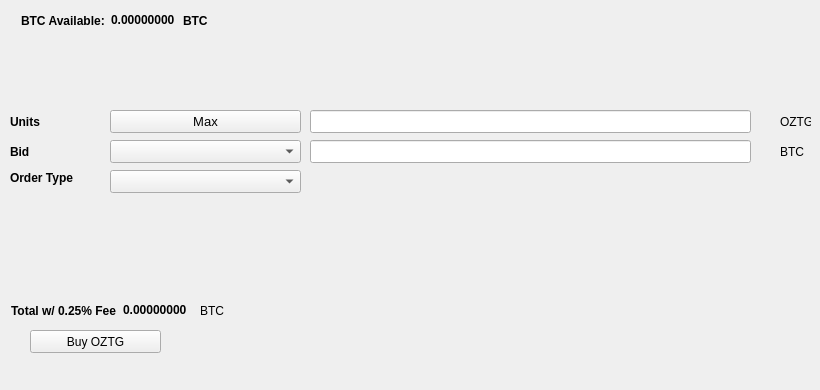
   <widget class="QWidget" name="BuyTab">
    <attribute name="title">
     <string>Buy</string>
    </attribute>
    <widget class="QPushButton" name="BuyOZTG">
     <property name="geometry">
      <rect>
       <x>30</x>
       <y>330</y>
       <width>131</width>
       <height>23</height>
      </rect>
     </property>
     <property name="text">
      <string>Buy OZTG</string>
     </property>
     <property name="icon">
      <iconset resource="../ozeety.qrc">
       <normaloff>:/icons/bitcoin</normaloff>:/icons/bitcoin</iconset>
     </property>
    </widget>
    <widget class="QLabel" name="label_3">
     <property name="geometry">
      <rect>
       <x>10</x>
       <y>110</y>
       <width>46</width>
       <height>23</height>
      </rect>
     </property>
     <property name="font">
      <font>
       <weight>75</weight>
       <bold>true</bold>
      </font>
     </property>
     <property name="text">
      <string>Units</string>
     </property>
    </widget>
    <widget class="QLineEdit" name="UnitsInput">
     <property name="geometry">
      <rect>
       <x>310</x>
       <y>110</y>
       <width>441</width>
       <height>23</height>
      </rect>
     </property>
     <property name="font">
      <font>
       <pointsize>9</pointsize>
       <weight>75</weight>
       <bold>true</bold>
      </font>
     </property>
    </widget>
    <widget class="QLineEdit" name="BuyBidPriceEdit">
     <property name="geometry">
      <rect>
       <x>310</x>
       <y>140</y>
       <width>441</width>
       <height>23</height>
      </rect>
     </property>
     <property name="font">
      <font>
       <pointsize>9</pointsize>
       <weight>75</weight>
       <bold>true</bold>
      </font>
     </property>
    </widget>
    <widget class="QLabel" name="label_4">
     <property name="geometry">
      <rect>
       <x>780</x>
       <y>110</y>
       <width>31</width>
       <height>23</height>
      </rect>
     </property>
     <property name="text">
      <string>OZTG</string>
     </property>
    </widget>
    <widget class="QLabel" name="label_5">
     <property name="geometry">
      <rect>
       <x>780</x>
       <y>140</y>
       <width>31</width>
       <height>23</height>
      </rect>
     </property>
     <property name="text">
      <string>BTC</string>
     </property>
    </widget>
    <widget class="QLabel" name="label_6">
     <property name="geometry">
      <rect>
       <x>10</x>
       <y>140</y>
       <width>46</width>
       <height>23</height>
      </rect>
     </property>
     <property name="font">
      <font>
       <weight>75</weight>
       <bold>true</bold>
      </font>
     </property>
     <property name="text">
      <string>Bid</string>
     </property>
    </widget>
    <widget class="QLabel" name="label_7">
     <property name="geometry">
      <rect>
       <x>10</x>
       <y>170</y>
       <width>91</width>
       <height>16</height>
      </rect>
     </property>
     <property name="font">
      <font>
       <weight>75</weight>
       <bold>true</bold>
      </font>
     </property>
     <property name="text">
      <string>Order Type</string>
     </property>
    </widget>
    <widget class="QPushButton" name="Buy_Max_Amount">
     <property name="geometry">
      <rect>
       <x>110</x>
       <y>110</y>
       <width>191</width>
       <height>23</height>
      </rect>
     </property>
     <property name="font">
      <font>
       <pointsize>10</pointsize>
      </font>
     </property>
     <property name="text">
      <string>Max</string>
     </property>
    </widget>
    <widget class="QComboBox" name="BuyBidcomboBox">
     <property name="geometry">
      <rect>
       <x>110</x>
       <y>140</y>
       <width>191</width>
       <height>23</height>
      </rect>
     </property>
     <property name="font">
      <font>
       <pointsize>10</pointsize>
      </font>
     </property>
    </widget>
    <widget class="QComboBox" name="buyOrdertypeCombo">
     <property name="geometry">
      <rect>
       <x>110</x>
       <y>170</y>
       <width>191</width>
       <height>23</height>
      </rect>
     </property>
     <property name="font">
      <font>
       <pointsize>10</pointsize>
      </font>
     </property>
    </widget>
    <widget class="QWidget" name="layoutWidget1">
     <property name="geometry">
      <rect>
       <x>21</x>
       <y>11</y>
       <width>227</width>
       <height>19</height>
      </rect>
     </property>
     <layout class="QHBoxLayout" name="horizontalLayout_3">
      <item>
       <widget class="QLabel" name="label232">
        <property name="font">
         <font>
          <weight>75</weight>
          <bold>true</bold>
         </font>
        </property>
        <property name="text">
         <string>BTC Available:</string>
        </property>
       </widget>
      </item>
      <item>
       <widget class="QLabel" name="BtcAvailableLbl">
        <property name="palette">
         <palette>
          <active>
           <colorrole role="WindowText">
            <brush brushstyle="SolidPattern">
             <color alpha="255">
              <red>0</red>
              <green>0</green>
              <blue>0</blue>
             </color>
            </brush>
           </colorrole>
           <colorrole role="Button">
            <brush brushstyle="SolidPattern">
             <color alpha="255">
              <red>0</red>
              <green>170</green>
              <blue>0</blue>
             </color>
            </brush>
           </colorrole>
           <colorrole role="Light">
            <brush brushstyle="SolidPattern">
             <color alpha="255">
              <red>0</red>
              <green>255</green>
              <blue>0</blue>
             </color>
            </brush>
           </colorrole>
           <colorrole role="Midlight">
            <brush brushstyle="SolidPattern">
             <color alpha="255">
              <red>0</red>
              <green>212</green>
              <blue>0</blue>
             </color>
            </brush>
           </colorrole>
           <colorrole role="Dark">
            <brush brushstyle="SolidPattern">
             <color alpha="255">
              <red>0</red>
              <green>85</green>
              <blue>0</blue>
             </color>
            </brush>
           </colorrole>
           <colorrole role="Mid">
            <brush brushstyle="SolidPattern">
             <color alpha="255">
              <red>0</red>
              <green>113</green>
              <blue>0</blue>
             </color>
            </brush>
           </colorrole>
           <colorrole role="Text">
            <brush brushstyle="SolidPattern">
             <color alpha="255">
              <red>0</red>
              <green>170</green>
              <blue>0</blue>
             </color>
            </brush>
           </colorrole>
           <colorrole role="BrightText">
            <brush brushstyle="SolidPattern">
             <color alpha="255">
              <red>255</red>
              <green>255</green>
              <blue>255</blue>
             </color>
            </brush>
           </colorrole>
           <colorrole role="ButtonText">
            <brush brushstyle="SolidPattern">
             <color alpha="255">
              <red>0</red>
              <green>0</green>
              <blue>0</blue>
             </color>
            </brush>
           </colorrole>
           <colorrole role="Base">
            <brush brushstyle="SolidPattern">
             <color alpha="255">
              <red>255</red>
              <green>255</green>
              <blue>255</blue>
             </color>
            </brush>
           </colorrole>
           <colorrole role="Window">
            <brush brushstyle="SolidPattern">
             <color alpha="255">
              <red>0</red>
              <green>170</green>
              <blue>0</blue>
             </color>
            </brush>
           </colorrole>
           <colorrole role="Shadow">
            <brush brushstyle="SolidPattern">
             <color alpha="255">
              <red>0</red>
              <green>0</green>
              <blue>0</blue>
             </color>
            </brush>
           </colorrole>
           <colorrole role="AlternateBase">
            <brush brushstyle="SolidPattern">
             <color alpha="255">
              <red>127</red>
              <green>212</green>
              <blue>127</blue>
             </color>
            </brush>
           </colorrole>
           <colorrole role="ToolTipBase">
            <brush brushstyle="SolidPattern">
             <color alpha="255">
              <red>255</red>
              <green>255</green>
              <blue>220</blue>
             </color>
            </brush>
           </colorrole>
           <colorrole role="ToolTipText">
            <brush brushstyle="SolidPattern">
             <color alpha="255">
              <red>0</red>
              <green>0</green>
              <blue>0</blue>
             </color>
            </brush>
           </colorrole>
          </active>
          <inactive>
           <colorrole role="WindowText">
            <brush brushstyle="SolidPattern">
             <color alpha="255">
              <red>0</red>
              <green>0</green>
              <blue>0</blue>
             </color>
            </brush>
           </colorrole>
           <colorrole role="Button">
            <brush brushstyle="SolidPattern">
             <color alpha="255">
              <red>0</red>
              <green>170</green>
              <blue>0</blue>
             </color>
            </brush>
           </colorrole>
           <colorrole role="Light">
            <brush brushstyle="SolidPattern">
             <color alpha="255">
              <red>0</red>
              <green>255</green>
              <blue>0</blue>
             </color>
            </brush>
           </colorrole>
           <colorrole role="Midlight">
            <brush brushstyle="SolidPattern">
             <color alpha="255">
              <red>0</red>
              <green>212</green>
              <blue>0</blue>
             </color>
            </brush>
           </colorrole>
           <colorrole role="Dark">
            <brush brushstyle="SolidPattern">
             <color alpha="255">
              <red>0</red>
              <green>85</green>
              <blue>0</blue>
             </color>
            </brush>
           </colorrole>
           <colorrole role="Mid">
            <brush brushstyle="SolidPattern">
             <color alpha="255">
              <red>0</red>
              <green>113</green>
              <blue>0</blue>
             </color>
            </brush>
           </colorrole>
           <colorrole role="Text">
            <brush brushstyle="SolidPattern">
             <color alpha="255">
              <red>0</red>
              <green>170</green>
              <blue>0</blue>
             </color>
            </brush>
           </colorrole>
           <colorrole role="BrightText">
            <brush brushstyle="SolidPattern">
             <color alpha="255">
              <red>255</red>
              <green>255</green>
              <blue>255</blue>
             </color>
            </brush>
           </colorrole>
           <colorrole role="ButtonText">
            <brush brushstyle="SolidPattern">
             <color alpha="255">
              <red>0</red>
              <green>0</green>
              <blue>0</blue>
             </color>
            </brush>
           </colorrole>
           <colorrole role="Base">
            <brush brushstyle="SolidPattern">
             <color alpha="255">
              <red>255</red>
              <green>255</green>
              <blue>255</blue>
             </color>
            </brush>
           </colorrole>
           <colorrole role="Window">
            <brush brushstyle="SolidPattern">
             <color alpha="255">
              <red>0</red>
              <green>170</green>
              <blue>0</blue>
             </color>
            </brush>
           </colorrole>
           <colorrole role="Shadow">
            <brush brushstyle="SolidPattern">
             <color alpha="255">
              <red>0</red>
              <green>0</green>
              <blue>0</blue>
             </color>
            </brush>
           </colorrole>
           <colorrole role="AlternateBase">
            <brush brushstyle="SolidPattern">
             <color alpha="255">
              <red>127</red>
              <green>212</green>
              <blue>127</blue>
             </color>
            </brush>
           </colorrole>
           <colorrole role="ToolTipBase">
            <brush brushstyle="SolidPattern">
             <color alpha="255">
              <red>255</red>
              <green>255</green>
              <blue>220</blue>
             </color>
            </brush>
           </colorrole>
           <colorrole role="ToolTipText">
            <brush brushstyle="SolidPattern">
             <color alpha="255">
              <red>0</red>
              <green>0</green>
              <blue>0</blue>
             </color>
            </brush>
           </colorrole>
          </inactive>
          <disabled>
           <colorrole role="WindowText">
            <brush brushstyle="SolidPattern">
             <color alpha="255">
              <red>0</red>
              <green>85</green>
              <blue>0</blue>
             </color>
            </brush>
           </colorrole>
           <colorrole role="Button">
            <brush brushstyle="SolidPattern">
             <color alpha="255">
              <red>0</red>
              <green>170</green>
              <blue>0</blue>
             </color>
            </brush>
           </colorrole>
           <colorrole role="Light">
            <brush brushstyle="SolidPattern">
             <color alpha="255">
              <red>0</red>
              <green>255</green>
              <blue>0</blue>
             </color>
            </brush>
           </colorrole>
           <colorrole role="Midlight">
            <brush brushstyle="SolidPattern">
             <color alpha="255">
              <red>0</red>
              <green>212</green>
              <blue>0</blue>
             </color>
            </brush>
           </colorrole>
           <colorrole role="Dark">
            <brush brushstyle="SolidPattern">
             <color alpha="255">
              <red>0</red>
              <green>85</green>
              <blue>0</blue>
             </color>
            </brush>
           </colorrole>
           <colorrole role="Mid">
            <brush brushstyle="SolidPattern">
             <color alpha="255">
              <red>0</red>
              <green>113</green>
              <blue>0</blue>
             </color>
            </brush>
           </colorrole>
           <colorrole role="Text">
            <brush brushstyle="SolidPattern">
             <color alpha="255">
              <red>0</red>
              <green>85</green>
              <blue>0</blue>
             </color>
            </brush>
           </colorrole>
           <colorrole role="BrightText">
            <brush brushstyle="SolidPattern">
             <color alpha="255">
              <red>255</red>
              <green>255</green>
              <blue>255</blue>
             </color>
            </brush>
           </colorrole>
           <colorrole role="ButtonText">
            <brush brushstyle="SolidPattern">
             <color alpha="255">
              <red>0</red>
              <green>85</green>
              <blue>0</blue>
             </color>
            </brush>
           </colorrole>
           <colorrole role="Base">
            <brush brushstyle="SolidPattern">
             <color alpha="255">
              <red>0</red>
              <green>170</green>
              <blue>0</blue>
             </color>
            </brush>
           </colorrole>
           <colorrole role="Window">
            <brush brushstyle="SolidPattern">
             <color alpha="255">
              <red>0</red>
              <green>170</green>
              <blue>0</blue>
             </color>
            </brush>
           </colorrole>
           <colorrole role="Shadow">
            <brush brushstyle="SolidPattern">
             <color alpha="255">
              <red>0</red>
              <green>0</green>
              <blue>0</blue>
             </color>
            </brush>
           </colorrole>
           <colorrole role="AlternateBase">
            <brush brushstyle="SolidPattern">
             <color alpha="255">
              <red>0</red>
              <green>170</green>
              <blue>0</blue>
             </color>
            </brush>
           </colorrole>
           <colorrole role="ToolTipBase">
            <brush brushstyle="SolidPattern">
             <color alpha="255">
              <red>255</red>
              <green>255</green>
              <blue>220</blue>
             </color>
            </brush>
           </colorrole>
           <colorrole role="ToolTipText">
            <brush brushstyle="SolidPattern">
             <color alpha="255">
              <red>0</red>
              <green>0</green>
              <blue>0</blue>
             </color>
            </brush>
           </colorrole>
          </disabled>
         </palette>
        </property>
        <property name="font">
         <font>
          <weight>75</weight>
          <bold>true</bold>
         </font>
        </property>
        <property name="text">
         <string>0.00000000</string>
        </property>
        <property name="textInteractionFlags">
         <set>Qt::LinksAccessibleByMouse|Qt::TextSelectableByKeyboard|Qt::TextSelectableByMouse</set>
        </property>
       </widget>
      </item>
      <item>
       <widget class="QLabel" name="BtcAvailableLbl_2">
        <property name="font">
         <font>
          <weight>75</weight>
          <bold>true</bold>
         </font>
        </property>
        <property name="text">
         <string>BTC</string>
        </property>
       </widget>
      </item>
     </layout>
    </widget>
    <widget class="QWidget" name="layoutWidge2">
     <property name="geometry">
      <rect>
       <x>11</x>
       <y>301</y>
       <width>259</width>
       <height>19</height>
      </rect>
     </property>
     <layout class="QHBoxLayout" name="horizontalLayout_4">
      <item>
       <widget class="QLabel" name="label_9">
        <property name="font">
         <font>
          <weight>75</weight>
          <bold>true</bold>
         </font>
        </property>
        <property name="text">
         <string>Total w/ 0.25% Fee</string>
        </property>
       </widget>
      </item>
      <item>
       <widget class="QLabel" name="BuyCostLabel">
        <property name="palette">
         <palette>
          <active>
           <colorrole role="WindowText">
            <brush brushstyle="SolidPattern">
             <color alpha="255">
              <red>0</red>
              <green>0</green>
              <blue>0</blue>
             </color>
            </brush>
           </colorrole>
           <colorrole role="Button">
            <brush brushstyle="SolidPattern">
             <color alpha="255">
              <red>0</red>
              <green>170</green>
              <blue>0</blue>
             </color>
            </brush>
           </colorrole>
           <colorrole role="Light">
            <brush brushstyle="SolidPattern">
             <color alpha="255">
              <red>0</red>
              <green>255</green>
              <blue>0</blue>
             </color>
            </brush>
           </colorrole>
           <colorrole role="Midlight">
            <brush brushstyle="SolidPattern">
             <color alpha="255">
              <red>0</red>
              <green>212</green>
              <blue>0</blue>
             </color>
            </brush>
           </colorrole>
           <colorrole role="Dark">
            <brush brushstyle="SolidPattern">
             <color alpha="255">
              <red>0</red>
              <green>85</green>
              <blue>0</blue>
             </color>
            </brush>
           </colorrole>
           <colorrole role="Mid">
            <brush brushstyle="SolidPattern">
             <color alpha="255">
              <red>0</red>
              <green>113</green>
              <blue>0</blue>
             </color>
            </brush>
           </colorrole>
           <colorrole role="Text">
            <brush brushstyle="SolidPattern">
             <color alpha="255">
              <red>0</red>
              <green>170</green>
              <blue>0</blue>
             </color>
            </brush>
           </colorrole>
           <colorrole role="BrightText">
            <brush brushstyle="SolidPattern">
             <color alpha="255">
              <red>255</red>
              <green>255</green>
              <blue>255</blue>
             </color>
            </brush>
           </colorrole>
           <colorrole role="ButtonText">
            <brush brushstyle="SolidPattern">
             <color alpha="255">
              <red>0</red>
              <green>0</green>
              <blue>0</blue>
             </color>
            </brush>
           </colorrole>
           <colorrole role="Base">
            <brush brushstyle="SolidPattern">
             <color alpha="255">
              <red>255</red>
              <green>255</green>
              <blue>255</blue>
             </color>
            </brush>
           </colorrole>
           <colorrole role="Window">
            <brush brushstyle="SolidPattern">
             <color alpha="255">
              <red>0</red>
              <green>170</green>
              <blue>0</blue>
             </color>
            </brush>
           </colorrole>
           <colorrole role="Shadow">
            <brush brushstyle="SolidPattern">
             <color alpha="255">
              <red>0</red>
              <green>0</green>
              <blue>0</blue>
             </color>
            </brush>
           </colorrole>
           <colorrole role="AlternateBase">
            <brush brushstyle="SolidPattern">
             <color alpha="255">
              <red>127</red>
              <green>212</green>
              <blue>127</blue>
             </color>
            </brush>
           </colorrole>
           <colorrole role="ToolTipBase">
            <brush brushstyle="SolidPattern">
             <color alpha="255">
              <red>255</red>
              <green>255</green>
              <blue>220</blue>
             </color>
            </brush>
           </colorrole>
           <colorrole role="ToolTipText">
            <brush brushstyle="SolidPattern">
             <color alpha="255">
              <red>0</red>
              <green>0</green>
              <blue>0</blue>
             </color>
            </brush>
           </colorrole>
          </active>
          <inactive>
           <colorrole role="WindowText">
            <brush brushstyle="SolidPattern">
             <color alpha="255">
              <red>0</red>
              <green>0</green>
              <blue>0</blue>
             </color>
            </brush>
           </colorrole>
           <colorrole role="Button">
            <brush brushstyle="SolidPattern">
             <color alpha="255">
              <red>0</red>
              <green>170</green>
              <blue>0</blue>
             </color>
            </brush>
           </colorrole>
           <colorrole role="Light">
            <brush brushstyle="SolidPattern">
             <color alpha="255">
              <red>0</red>
              <green>255</green>
              <blue>0</blue>
             </color>
            </brush>
           </colorrole>
           <colorrole role="Midlight">
            <brush brushstyle="SolidPattern">
             <color alpha="255">
              <red>0</red>
              <green>212</green>
              <blue>0</blue>
             </color>
            </brush>
           </colorrole>
           <colorrole role="Dark">
            <brush brushstyle="SolidPattern">
             <color alpha="255">
              <red>0</red>
              <green>85</green>
              <blue>0</blue>
             </color>
            </brush>
           </colorrole>
           <colorrole role="Mid">
            <brush brushstyle="SolidPattern">
             <color alpha="255">
              <red>0</red>
              <green>113</green>
              <blue>0</blue>
             </color>
            </brush>
           </colorrole>
           <colorrole role="Text">
            <brush brushstyle="SolidPattern">
             <color alpha="255">
              <red>0</red>
              <green>170</green>
              <blue>0</blue>
             </color>
            </brush>
           </colorrole>
           <colorrole role="BrightText">
            <brush brushstyle="SolidPattern">
             <color alpha="255">
              <red>255</red>
              <green>255</green>
              <blue>255</blue>
             </color>
            </brush>
           </colorrole>
           <colorrole role="ButtonText">
            <brush brushstyle="SolidPattern">
             <color alpha="255">
              <red>0</red>
              <green>0</green>
              <blue>0</blue>
             </color>
            </brush>
           </colorrole>
           <colorrole role="Base">
            <brush brushstyle="SolidPattern">
             <color alpha="255">
              <red>255</red>
              <green>255</green>
              <blue>255</blue>
             </color>
            </brush>
           </colorrole>
           <colorrole role="Window">
            <brush brushstyle="SolidPattern">
             <color alpha="255">
              <red>0</red>
              <green>170</green>
              <blue>0</blue>
             </color>
            </brush>
           </colorrole>
           <colorrole role="Shadow">
            <brush brushstyle="SolidPattern">
             <color alpha="255">
              <red>0</red>
              <green>0</green>
              <blue>0</blue>
             </color>
            </brush>
           </colorrole>
           <colorrole role="AlternateBase">
            <brush brushstyle="SolidPattern">
             <color alpha="255">
              <red>127</red>
              <green>212</green>
              <blue>127</blue>
             </color>
            </brush>
           </colorrole>
           <colorrole role="ToolTipBase">
            <brush brushstyle="SolidPattern">
             <color alpha="255">
              <red>255</red>
              <green>255</green>
              <blue>220</blue>
             </color>
            </brush>
           </colorrole>
           <colorrole role="ToolTipText">
            <brush brushstyle="SolidPattern">
             <color alpha="255">
              <red>0</red>
              <green>0</green>
              <blue>0</blue>
             </color>
            </brush>
           </colorrole>
          </inactive>
          <disabled>
           <colorrole role="WindowText">
            <brush brushstyle="SolidPattern">
             <color alpha="255">
              <red>0</red>
              <green>85</green>
              <blue>0</blue>
             </color>
            </brush>
           </colorrole>
           <colorrole role="Button">
            <brush brushstyle="SolidPattern">
             <color alpha="255">
              <red>0</red>
              <green>170</green>
              <blue>0</blue>
             </color>
            </brush>
           </colorrole>
           <colorrole role="Light">
            <brush brushstyle="SolidPattern">
             <color alpha="255">
              <red>0</red>
              <green>255</green>
              <blue>0</blue>
             </color>
            </brush>
           </colorrole>
           <colorrole role="Midlight">
            <brush brushstyle="SolidPattern">
             <color alpha="255">
              <red>0</red>
              <green>212</green>
              <blue>0</blue>
             </color>
            </brush>
           </colorrole>
           <colorrole role="Dark">
            <brush brushstyle="SolidPattern">
             <color alpha="255">
              <red>0</red>
              <green>85</green>
              <blue>0</blue>
             </color>
            </brush>
           </colorrole>
           <colorrole role="Mid">
            <brush brushstyle="SolidPattern">
             <color alpha="255">
              <red>0</red>
              <green>113</green>
              <blue>0</blue>
             </color>
            </brush>
           </colorrole>
           <colorrole role="Text">
            <brush brushstyle="SolidPattern">
             <color alpha="255">
              <red>0</red>
              <green>85</green>
              <blue>0</blue>
             </color>
            </brush>
           </colorrole>
           <colorrole role="BrightText">
            <brush brushstyle="SolidPattern">
             <color alpha="255">
              <red>255</red>
              <green>255</green>
              <blue>255</blue>
             </color>
            </brush>
           </colorrole>
           <colorrole role="ButtonText">
            <brush brushstyle="SolidPattern">
             <color alpha="255">
              <red>0</red>
              <green>85</green>
              <blue>0</blue>
             </color>
            </brush>
           </colorrole>
           <colorrole role="Base">
            <brush brushstyle="SolidPattern">
             <color alpha="255">
              <red>0</red>
              <green>170</green>
              <blue>0</blue>
             </color>
            </brush>
           </colorrole>
           <colorrole role="Window">
            <brush brushstyle="SolidPattern">
             <color alpha="255">
              <red>0</red>
              <green>170</green>
              <blue>0</blue>
             </color>
            </brush>
           </colorrole>
           <colorrole role="Shadow">
            <brush brushstyle="SolidPattern">
             <color alpha="255">
              <red>0</red>
              <green>0</green>
              <blue>0</blue>
             </color>
            </brush>
           </colorrole>
           <colorrole role="AlternateBase">
            <brush brushstyle="SolidPattern">
             <color alpha="255">
              <red>0</red>
              <green>170</green>
              <blue>0</blue>
             </color>
            </brush>
           </colorrole>
           <colorrole role="ToolTipBase">
            <brush brushstyle="SolidPattern">
             <color alpha="255">
              <red>255</red>
              <green>255</green>
              <blue>220</blue>
             </color>
            </brush>
           </colorrole>
           <colorrole role="ToolTipText">
            <brush brushstyle="SolidPattern">
             <color alpha="255">
              <red>0</red>
              <green>0</green>
              <blue>0</blue>
             </color>
            </brush>
           </colorrole>
          </disabled>
         </palette>
        </property>
        <property name="font">
         <font>
          <weight>75</weight>
          <bold>true</bold>
         </font>
        </property>
        <property name="autoFillBackground">
         <bool>false</bool>
        </property>
        <property name="text">
         <string>0.00000000</string>
        </property>
        <property name="textInteractionFlags">
         <set>Qt::LinksAccessibleByMouse|Qt::TextSelectableByMouse</set>
        </property>
       </widget>
      </item>
      <item>
       <widget class="QLabel" name="label_10">
        <property name="font">
         <font>
          <weight>50</weight>
          <bold>false</bold>
         </font>
        </property>
        <property name="text">
         <string>BTC</string>
        </property>
       </widget>
      </item>
     </layout>
    </widget>
    <widget class="QLabel" name="label_24">
     <property name="geometry">
      <rect>
       <x>460</x>
       <y>300</y>
       <width>281</width>
       <height>81</height>
      </rect>
     </property>
     <property name="text">
      <string/>
     </property>
     <property name="pixmap">
      <pixmap>:/images/bittrex</pixmap>
     </property>
    </widget>
   </widget>
